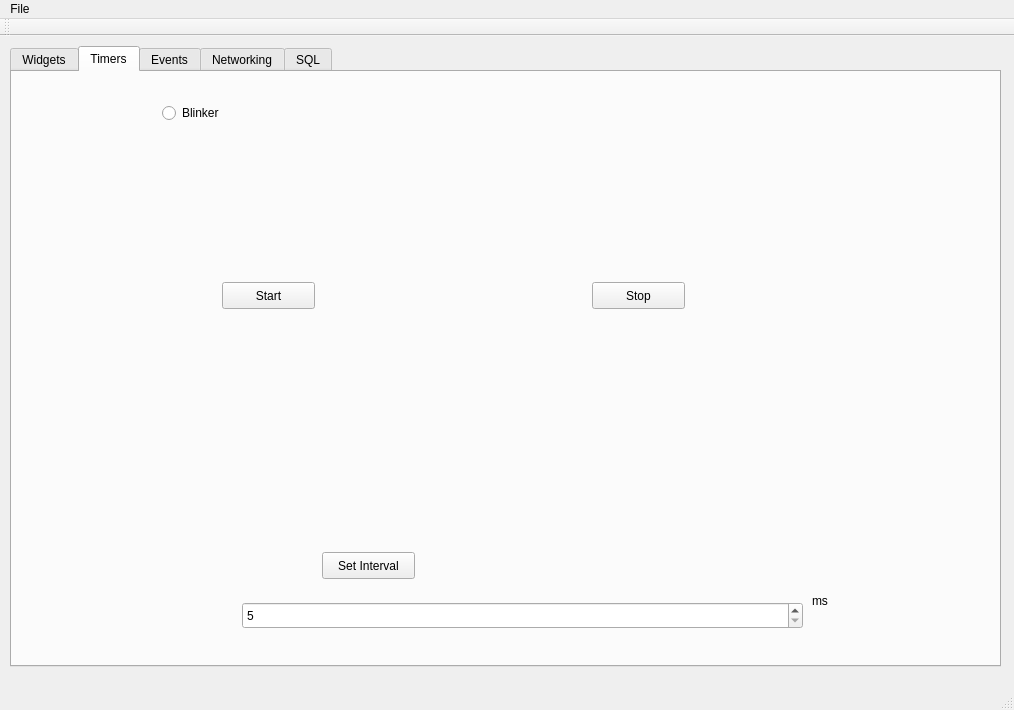
<?xml version="1.0" encoding="UTF-8"?>
<ui version="4.0">
 <class>MainWindow</class>
 <widget class="QMainWindow" name="MainWindow">
  <property name="geometry">
   <rect>
    <x>0</x>
    <y>0</y>
    <width>1014</width>
    <height>710</height>
   </rect>
  </property>
  <property name="windowTitle">
   <string>MainWindow</string>
  </property>
  <property name="toolTip">
   <string>&lt;html&gt;&lt;head/&gt;&lt;body&gt;&lt;p&gt;Label&lt;/p&gt;&lt;/body&gt;&lt;/html&gt;</string>
  </property>
  <property name="statusTip">
   <string>Ready</string>
  </property>
  <property name="whatsThis">
   <string>&lt;html&gt;&lt;head/&gt;&lt;body&gt;&lt;p&gt;Label1&lt;/p&gt;&lt;/body&gt;&lt;/html&gt;</string>
  </property>
  <widget class="QWidget" name="centralWidget">
   <widget class="QTabWidget" name="tabWidget">
    <property name="geometry">
     <rect>
      <x>10</x>
      <y>10</y>
      <width>991</width>
      <height>621</height>
     </rect>
    </property>
    <property name="currentIndex">
     <number>1</number>
    </property>
    <widget class="QWidget" name="tab">
     <attribute name="title">
      <string>Widgets</string>
     </attribute>
     <widget class="QLabel" name="label">
      <property name="geometry">
       <rect>
        <x>20</x>
        <y>10</y>
        <width>351</width>
        <height>17</height>
       </rect>
      </property>
      <property name="text">
       <string>Push button text must toggle between Yes and No</string>
      </property>
     </widget>
     <widget class="QPushButton" name="widgets_pushButton">
      <property name="geometry">
       <rect>
        <x>540</x>
        <y>10</y>
        <width>371</width>
        <height>27</height>
       </rect>
      </property>
      <property name="text">
       <string>Yes</string>
      </property>
     </widget>
     <widget class="QSpinBox" name="widgets_spinBox">
      <property name="geometry">
       <rect>
        <x>130</x>
        <y>140</y>
        <width>49</width>
        <height>27</height>
       </rect>
      </property>
      <property name="maximum">
       <number>9</number>
      </property>
     </widget>
     <widget class="QSlider" name="widgets_horizontalSlider">
      <property name="geometry">
       <rect>
        <x>600</x>
        <y>150</y>
        <width>160</width>
        <height>19</height>
       </rect>
      </property>
      <property name="maximum">
       <number>9</number>
      </property>
      <property name="orientation">
       <enum>Qt::Horizontal</enum>
      </property>
     </widget>
     <widget class="QLineEdit" name="widgets_lineEdit">
      <property name="geometry">
       <rect>
        <x>50</x>
        <y>480</y>
        <width>871</width>
        <height>27</height>
       </rect>
      </property>
     </widget>
    </widget>
    <widget class="QWidget" name="tab_2">
     <attribute name="title">
      <string>Timers</string>
     </attribute>
     <widget class="QRadioButton" name="timers_radioButton">
      <property name="geometry">
       <rect>
        <x>150</x>
        <y>30</y>
        <width>109</width>
        <height>22</height>
       </rect>
      </property>
      <property name="text">
       <string>Blinker</string>
      </property>
     </widget>
     <widget class="QPushButton" name="timers_pushButton_start">
      <property name="geometry">
       <rect>
        <x>210</x>
        <y>210</y>
        <width>93</width>
        <height>27</height>
       </rect>
      </property>
      <property name="text">
       <string>Start</string>
      </property>
     </widget>
     <widget class="QPushButton" name="timers_pushButton_stop">
      <property name="geometry">
       <rect>
        <x>580</x>
        <y>210</y>
        <width>93</width>
        <height>27</height>
       </rect>
      </property>
      <property name="text">
       <string>Stop</string>
      </property>
     </widget>
     <widget class="QLabel" name="label_2">
      <property name="geometry">
       <rect>
        <x>800</x>
        <y>520</y>
        <width>62</width>
        <height>17</height>
       </rect>
      </property>
      <property name="text">
       <string>ms</string>
      </property>
     </widget>
     <widget class="QPushButton" name="timers_pushButton_interval">
      <property name="geometry">
       <rect>
        <x>310</x>
        <y>480</y>
        <width>93</width>
        <height>27</height>
       </rect>
      </property>
      <property name="text">
       <string>Set Interval</string>
      </property>
     </widget>
     <widget class="QSpinBox" name="timers_spinBox">
      <property name="geometry">
       <rect>
        <x>230</x>
        <y>530</y>
        <width>561</width>
        <height>27</height>
       </rect>
      </property>
      <property name="minimum">
       <number>5</number>
      </property>
      <property name="maximum">
       <number>999999</number>
      </property>
     </widget>
    </widget>
    <widget class="QWidget" name="tab_3">
     <attribute name="title">
      <string>Events</string>
     </attribute>
     <widget class="QTextEdit" name="events_textEdit">
      <property name="geometry">
       <rect>
        <x>10</x>
        <y>10</y>
        <width>961</width>
        <height>511</height>
       </rect>
      </property>
      <property name="html">
       <string>&lt;!DOCTYPE HTML PUBLIC &quot;-//W3C//DTD HTML 4.0//EN&quot; &quot;http://www.w3.org/TR/REC-html40/strict.dtd&quot;&gt;
&lt;html&gt;&lt;head&gt;&lt;meta name=&quot;qrichtext&quot; content=&quot;1&quot; /&gt;&lt;style type=&quot;text/css&quot;&gt;
p, li { white-space: pre-wrap; }
&lt;/style&gt;&lt;/head&gt;&lt;body style=&quot; font-family:'Sans'; font-size:10pt; font-weight:400; font-style:normal;&quot;&gt;
&lt;p style=&quot; margin-top:0px; margin-bottom:0px; margin-left:0px; margin-right:0px; -qt-block-indent:0; text-indent:0px;&quot;&gt;&lt;span style=&quot; font-family:'.Lucida Grande UI'; font-size:13pt; font-weight:600;&quot;&gt;Task 1:&lt;/span&gt;&lt;/p&gt;
&lt;p style=&quot; margin-top:0px; margin-bottom:0px; margin-left:0px; margin-right:0px; -qt-block-indent:0; text-indent:0px;&quot;&gt;&lt;span style=&quot; font-family:'.Lucida Grande UI'; font-size:13pt; font-weight:600;&quot;&gt;Use an event filter to disable the &lt;/span&gt;&lt;span style=&quot; font-family:'.Lucida Grande UI'; font-size:13pt; font-weight:600; color:#0000ff;&quot;&gt;backspace&lt;/span&gt;&lt;span style=&quot; font-family:'.Lucida Grande UI'; font-size:13pt; font-weight:600;&quot;&gt; key within this text edit object.  &lt;/span&gt;&lt;/p&gt;
&lt;p style=&quot;-qt-paragraph-type:empty; margin-top:0px; margin-bottom:0px; margin-left:0px; margin-right:0px; -qt-block-indent:0; text-indent:0px; font-family:'.Lucida Grande UI'; font-size:13pt; font-weight:600;&quot;&gt;&lt;br /&gt;&lt;/p&gt;
&lt;p style=&quot; margin-top:0px; margin-bottom:0px; margin-left:0px; margin-right:0px; -qt-block-indent:0; text-indent:0px;&quot;&gt;&lt;span style=&quot; font-family:'.Lucida Grande UI'; font-size:13pt; font-weight:600; color:#ff0000;&quot;&gt;All other keys must work normally.&lt;/span&gt;&lt;/p&gt;
&lt;p style=&quot;-qt-paragraph-type:empty; margin-top:0px; margin-bottom:0px; margin-left:0px; margin-right:0px; -qt-block-indent:0; text-indent:0px; font-family:'.Lucida Grande UI'; font-size:13pt; font-weight:600; color:#ff0000;&quot;&gt;&lt;br /&gt;&lt;/p&gt;
&lt;p style=&quot; margin-top:0px; margin-bottom:0px; margin-left:0px; margin-right:0px; -qt-block-indent:0; text-indent:0px;&quot;&gt;&lt;span style=&quot; font-family:'.Lucida Grande UI'; font-size:13pt; font-weight:600;&quot;&gt;Each time an event is blocked, increment a counter and display the current count of blocked events in the status bar.&lt;/span&gt;&lt;/p&gt;
&lt;p style=&quot;-qt-paragraph-type:empty; margin-top:0px; margin-bottom:0px; margin-left:0px; margin-right:0px; -qt-block-indent:0; text-indent:0px; font-family:'.Lucida Grande UI'; font-size:13pt; font-weight:600;&quot;&gt;&lt;br /&gt;&lt;/p&gt;
&lt;p style=&quot;-qt-paragraph-type:empty; margin-top:0px; margin-bottom:0px; margin-left:0px; margin-right:0px; -qt-block-indent:0; text-indent:0px; font-family:'.Lucida Grande UI'; font-size:13pt; font-weight:600;&quot;&gt;&lt;br /&gt;&lt;/p&gt;
&lt;p style=&quot; margin-top:0px; margin-bottom:0px; margin-left:0px; margin-right:0px; -qt-block-indent:0; text-indent:0px;&quot;&gt;&lt;span style=&quot; font-family:'.Lucida Grande UI'; font-size:13pt; font-weight:600;&quot;&gt;Task 2:&lt;/span&gt;&lt;/p&gt;
&lt;p style=&quot; margin-top:0px; margin-bottom:0px; margin-left:0px; margin-right:0px; -qt-block-indent:0; text-indent:0px;&quot;&gt;&lt;span style=&quot; font-family:'.Lucida Grande UI'; font-size:13pt; font-weight:600;&quot;&gt;Add a &lt;/span&gt;&lt;span style=&quot; font-family:'.Lucida Grande UI'; font-size:13pt; font-weight:600; color:#0000ff;&quot;&gt;File&lt;/span&gt;&lt;span style=&quot; font-family:'.Lucida Grande UI'; font-size:13pt; font-weight:600;&quot;&gt; menu to the application that includes three options:  &lt;/span&gt;&lt;/p&gt;
&lt;p style=&quot;-qt-paragraph-type:empty; margin-top:0px; margin-bottom:0px; margin-left:0px; margin-right:0px; -qt-block-indent:0; text-indent:0px; font-family:'.Lucida Grande UI'; font-size:13pt; font-weight:600;&quot;&gt;&lt;br /&gt;&lt;/p&gt;
&lt;p style=&quot; margin-top:0px; margin-bottom:0px; margin-left:0px; margin-right:0px; -qt-block-indent:0; text-indent:0px;&quot;&gt;&lt;span style=&quot; font-family:'.Lucida Grande UI'; font-size:13pt; font-weight:600; color:#0000ff;&quot;&gt;Save&lt;/span&gt;&lt;span style=&quot; font-family:'.Lucida Grande UI'; font-size:13pt; font-weight:600;&quot;&gt; must write the contents of this text edit object to the specified file.&lt;/span&gt;&lt;/p&gt;
&lt;p style=&quot;-qt-paragraph-type:empty; margin-top:0px; margin-bottom:0px; margin-left:0px; margin-right:0px; -qt-block-indent:0; text-indent:0px; font-family:'.Lucida Grande UI'; font-size:13pt; font-weight:600;&quot;&gt;&lt;br /&gt;&lt;/p&gt;
&lt;p style=&quot; margin-top:0px; margin-bottom:0px; margin-left:0px; margin-right:0px; -qt-block-indent:0; text-indent:0px;&quot;&gt;&lt;span style=&quot; font-family:'.Lucida Grande UI'; font-size:13pt; font-weight:600; color:#0000ff;&quot;&gt;Load&lt;/span&gt;&lt;span style=&quot; font-family:'.Lucida Grande UI'; font-size:13pt; font-weight:600;&quot;&gt; must read in the contents of the specified file and display it in this text edit object.&lt;/span&gt;&lt;/p&gt;
&lt;p style=&quot;-qt-paragraph-type:empty; margin-top:0px; margin-bottom:0px; margin-left:0px; margin-right:0px; -qt-block-indent:0; text-indent:0px; font-family:'.Lucida Grande UI'; font-size:13pt; font-weight:600;&quot;&gt;&lt;br /&gt;&lt;/p&gt;
&lt;p style=&quot; margin-top:0px; margin-bottom:0px; margin-left:0px; margin-right:0px; -qt-block-indent:0; text-indent:0px;&quot;&gt;&lt;span style=&quot; font-family:'.Lucida Grande UI'; font-size:13pt; font-weight:600; color:#0000ff;&quot;&gt;Quit&lt;/span&gt;&lt;span style=&quot; font-family:'.Lucida Grande UI'; font-size:13pt; font-weight:600;&quot;&gt; must quit the application.&lt;/span&gt;&lt;/p&gt;&lt;/body&gt;&lt;/html&gt;</string>
      </property>
     </widget>
    </widget>
    <widget class="QWidget" name="tab_4">
     <attribute name="title">
      <string>Networking</string>
     </attribute>
    </widget>
    <widget class="QWidget" name="tab_5">
     <attribute name="title">
      <string>SQL</string>
     </attribute>
     <widget class="QTextEdit" name="timers_textEdit">
      <property name="geometry">
       <rect>
        <x>10</x>
        <y>10</y>
        <width>961</width>
        <height>181</height>
       </rect>
      </property>
      <property name="html">
       <string>&lt;!DOCTYPE HTML PUBLIC &quot;-//W3C//DTD HTML 4.0//EN&quot; &quot;http://www.w3.org/TR/REC-html40/strict.dtd&quot;&gt;
&lt;html&gt;&lt;head&gt;&lt;meta name=&quot;qrichtext&quot; content=&quot;1&quot; /&gt;&lt;style type=&quot;text/css&quot;&gt;
p, li { white-space: pre-wrap; }
&lt;/style&gt;&lt;/head&gt;&lt;body style=&quot; font-family:'Sans'; font-size:10pt; font-weight:400; font-style:normal;&quot;&gt;
&lt;p style=&quot; margin-top:0px; margin-bottom:0px; margin-left:0px; margin-right:0px; -qt-block-indent:0; text-indent:0px;&quot;&gt;&lt;span style=&quot; font-family:'.Lucida Grande UI'; font-size:13pt;&quot;&gt;Left button must open database &amp;amp; download all columns from the specified table into the table view below. Right button must create &amp;amp; display a pixmap for each color retrieved, overlaying the color name onto the pixmap.  Use a message box to indicate an error.  Assume left button has opened the database before right button pressed.  Do not hardcode parameters.          &lt;/span&gt;&lt;/p&gt;
&lt;p style=&quot; margin-top:0px; margin-bottom:0px; margin-left:0px; margin-right:0px; -qt-block-indent:0; text-indent:0px;&quot;&gt;&lt;span style=&quot; font-family:'.Lucida Grande UI'; font-size:13pt;&quot;&gt;tablename = &lt;/span&gt;&lt;span style=&quot; font-family:'.Lucida Grande UI'; font-size:13pt; font-weight:600; color:#0000ff;&quot;&gt;colors2&lt;/span&gt;&lt;span style=&quot; font-family:'.Lucida Grande UI'; font-size:13pt; color:#000000;&quot;&gt;,&lt;/span&gt;&lt;span style=&quot; font-family:'.Lucida Grande UI'; font-size:13pt;&quot;&gt; &lt;/span&gt;&lt;span style=&quot; font-family:'.Lucida Grande UI'; font-size:13pt; font-weight:600; color:#0000ff;&quot;&gt;colors3&lt;/span&gt;&lt;span style=&quot; font-family:'.Lucida Grande UI'; font-size:13pt; color:#000000;&quot;&gt;, or&lt;/span&gt;&lt;span style=&quot; font-family:'.Lucida Grande UI'; font-size:13pt; color:#0000ff;&quot;&gt; &lt;/span&gt;&lt;span style=&quot; font-family:'.Lucida Grande UI'; font-size:13pt; font-weight:600; color:#0000ff;&quot;&gt;morecolors&lt;/span&gt;&lt;/p&gt;
&lt;p style=&quot; margin-top:0px; margin-bottom:0px; margin-left:0px; margin-right:0px; -qt-block-indent:0; text-indent:0px;&quot;&gt;&lt;span style=&quot; font-family:'.Lucida Grande UI'; font-size:13pt;&quot;&gt;hostname = &lt;/span&gt;&lt;span style=&quot; font-family:'.Lucida Grande UI'; font-size:13pt; font-weight:600; color:#0000ff;&quot;&gt;pavelow &lt;/span&gt;&lt;span style=&quot; font-family:'.Lucida Grande UI'; font-size:13pt;&quot;&gt;          port = &lt;/span&gt;&lt;span style=&quot; font-family:'.Lucida Grande UI'; font-size:13pt; font-weight:600; color:#0000ff;&quot;&gt;3300&lt;/span&gt;&lt;span style=&quot; font-family:'.Lucida Grande UI'; font-size:13pt;&quot;&gt;                     &lt;/span&gt;&lt;/p&gt;
&lt;p style=&quot; margin-top:0px; margin-bottom:0px; margin-left:0px; margin-right:0px; -qt-block-indent:0; text-indent:0px;&quot;&gt;&lt;span style=&quot; font-family:'.Lucida Grande UI'; font-size:13pt;&quot;&gt;database name =  &lt;/span&gt;&lt;span style=&quot; font-family:'.Lucida Grande UI'; font-size:13pt; font-weight:600; color:#0000ff;&quot;&gt;final&lt;/span&gt;&lt;/p&gt;
&lt;p style=&quot; margin-top:0px; margin-bottom:0px; margin-left:0px; margin-right:0px; -qt-block-indent:0; text-indent:0px;&quot;&gt;&lt;span style=&quot; font-family:'.Lucida Grande UI'; font-size:13pt;&quot;&gt;username = &lt;/span&gt;&lt;span style=&quot; font-family:'.Lucida Grande UI'; font-size:13pt; font-weight:600; color:#0000ff;&quot;&gt;student&lt;/span&gt;&lt;span style=&quot; font-family:'.Lucida Grande UI'; font-size:13pt;&quot;&gt;            password = &lt;/span&gt;&lt;span style=&quot; font-family:'.Lucida Grande UI'; font-size:13pt; font-weight:600; color:#0000ff;&quot;&gt;cpe353&lt;/span&gt;&lt;span style=&quot; font-family:'.Lucida Grande UI'; font-size:13pt;&quot;&gt;         &lt;/span&gt;&lt;/p&gt;
&lt;p style=&quot;-qt-paragraph-type:empty; margin-top:0px; margin-bottom:0px; margin-left:0px; margin-right:0px; -qt-block-indent:0; text-indent:0px; font-family:'.Lucida Grande UI'; font-size:13pt;&quot;&gt;&lt;br /&gt;&lt;/p&gt;&lt;/body&gt;&lt;/html&gt;</string>
      </property>
     </widget>
     <widget class="QLineEdit" name="sql_lineEdit_host">
      <property name="geometry">
       <rect>
        <x>170</x>
        <y>230</y>
        <width>181</width>
        <height>27</height>
       </rect>
      </property>
      <property name="text">
       <string>pavelow</string>
      </property>
     </widget>
     <widget class="QLineEdit" name="sql_lineEdit_name">
      <property name="geometry">
       <rect>
        <x>170</x>
        <y>370</y>
        <width>181</width>
        <height>27</height>
       </rect>
      </property>
      <property name="text">
       <string>final</string>
      </property>
     </widget>
     <widget class="QLineEdit" name="sql_lineEdit_username">
      <property name="geometry">
       <rect>
        <x>750</x>
        <y>240</y>
        <width>181</width>
        <height>27</height>
       </rect>
      </property>
      <property name="text">
       <string>student</string>
      </property>
     </widget>
     <widget class="QLineEdit" name="sql_lineEdit_password">
      <property name="geometry">
       <rect>
        <x>750</x>
        <y>300</y>
        <width>181</width>
        <height>27</height>
       </rect>
      </property>
      <property name="text">
       <string>cpe353</string>
      </property>
     </widget>
     <widget class="QLineEdit" name="sql_lineEdit_table">
      <property name="geometry">
       <rect>
        <x>750</x>
        <y>350</y>
        <width>181</width>
        <height>27</height>
       </rect>
      </property>
      <property name="text">
       <string>colors2</string>
      </property>
     </widget>
     <widget class="QPushButton" name="sql_pushButton_tableview">
      <property name="geometry">
       <rect>
        <x>100</x>
        <y>410</y>
        <width>93</width>
        <height>27</height>
       </rect>
      </property>
      <property name="text">
       <string>PushButton</string>
      </property>
     </widget>
     <widget class="QPushButton" name="sql_pushButton_pixmap">
      <property name="geometry">
       <rect>
        <x>690</x>
        <y>410</y>
        <width>93</width>
        <height>27</height>
       </rect>
      </property>
      <property name="text">
       <string>PushButton</string>
      </property>
     </widget>
     <widget class="QTableView" name="sql_tableView">
      <property name="geometry">
       <rect>
        <x>20</x>
        <y>440</y>
        <width>941</width>
        <height>141</height>
       </rect>
      </property>
     </widget>
     <widget class="QSpinBox" name="sql_lineEdit_port">
      <property name="geometry">
       <rect>
        <x>170</x>
        <y>330</y>
        <width>181</width>
        <height>27</height>
       </rect>
      </property>
      <property name="maximum">
       <number>9999999</number>
      </property>
      <property name="value">
       <number>3300</number>
      </property>
     </widget>
     <widget class="QLabel" name="label_3">
      <property name="geometry">
       <rect>
        <x>50</x>
        <y>230</y>
        <width>62</width>
        <height>17</height>
       </rect>
      </property>
      <property name="text">
       <string>Host</string>
      </property>
     </widget>
     <widget class="QLabel" name="label_4">
      <property name="geometry">
       <rect>
        <x>70</x>
        <y>330</y>
        <width>62</width>
        <height>17</height>
       </rect>
      </property>
      <property name="text">
       <string>Port</string>
      </property>
     </widget>
     <widget class="QLabel" name="label_5">
      <property name="geometry">
       <rect>
        <x>21</x>
        <y>380</y>
        <width>111</width>
        <height>20</height>
       </rect>
      </property>
      <property name="text">
       <string>Database Name</string>
      </property>
     </widget>
     <widget class="QLabel" name="label_6">
      <property name="geometry">
       <rect>
        <x>631</x>
        <y>250</y>
        <width>101</width>
        <height>20</height>
       </rect>
      </property>
      <property name="text">
       <string>Username</string>
      </property>
     </widget>
     <widget class="QLabel" name="label_7">
      <property name="geometry">
       <rect>
        <x>631</x>
        <y>310</y>
        <width>101</width>
        <height>20</height>
       </rect>
      </property>
      <property name="text">
       <string>Password</string>
      </property>
     </widget>
     <widget class="QLabel" name="label_8">
      <property name="geometry">
       <rect>
        <x>670</x>
        <y>360</y>
        <width>62</width>
        <height>17</height>
       </rect>
      </property>
      <property name="text">
       <string>Table</string>
      </property>
     </widget>
    </widget>
   </widget>
  </widget>
  <widget class="QMenuBar" name="menuBar">
   <property name="geometry">
    <rect>
     <x>0</x>
     <y>0</y>
     <width>1014</width>
     <height>25</height>
    </rect>
   </property>
   <widget class="QMenu" name="menuFile">
    <property name="title">
     <string>File</string>
    </property>
    <addaction name="actionSave"/>
    <addaction name="actionLoad"/>
    <addaction name="actionQuit"/>
   </widget>
   <addaction name="menuFile"/>
  </widget>
  <widget class="QToolBar" name="mainToolBar">
   <attribute name="toolBarArea">
    <enum>TopToolBarArea</enum>
   </attribute>
   <attribute name="toolBarBreak">
    <bool>false</bool>
   </attribute>
  </widget>
  <widget class="QStatusBar" name="statusBar"/>
  <action name="actionSave">
   <property name="text">
    <string>Save</string>
   </property>
  </action>
  <action name="actionLoad">
   <property name="text">
    <string>Load</string>
   </property>
  </action>
  <action name="actionQuit">
   <property name="text">
    <string>Quit</string>
   </property>
  </action>
 </widget>
 <layoutdefault spacing="6" margin="11"/>
 <resources/>
 <connections/>
</ui>
